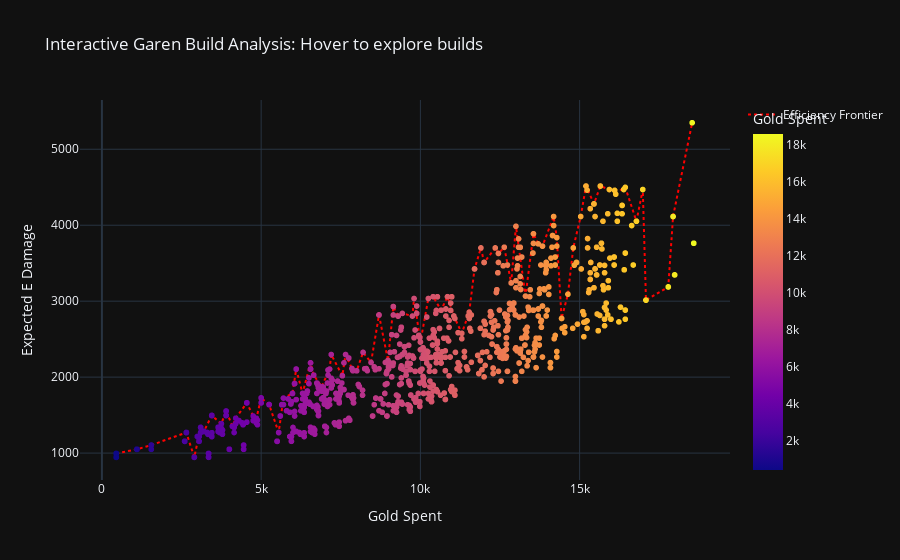

Notebook source saved alongside this figure:
### Code cell
import plotly.express as px

df_sim['build_display'] = df_sim['items'].str.replace("_", "<br>")

fig = px.scatter(
    df_sim, 
    x="gold", 
    y="e_near_damage",
    color="gold", # Color points by gold spent
    hover_name="e_near_damage", # Title of the tooltip
    hover_data={
        "gold": ":.0f",        # Show gold with 0 decimals
        "e_near_damage": ":.2f",    # Show damage with 2 decimals
        "build_display": True, # Show the item names
        "items": False         # Hide the ugly underscore version
    },
    labels={
        "gold": "Gold Spent",
        "e_near_damage": "Expected E Damage",
        "build_display": "Items"
    },
    title="Interactive Garen Build Analysis: Hover to explore builds",
    template="plotly_dark"
)

# This helps see the optimal path visually
frontier = df_sim.loc[df_sim.groupby(df_sim['gold'] // 200 * 200)['e_near_damage'].idxmax()].sort_values('gold')
fig.add_scatter(
    x=frontier['gold'], 
    y=frontier['e_near_damage'], 
    mode='lines', 
    name='Efficiency Frontier',
    line=dict(color='red', width=2, dash='dot'),
    hoverinfo='skip'
)

fig.show()

### Figure 1 — Plotly figure (JSON) as saved in the notebook; plotly's stock layout.template omitted (floating-point values rounded to 4 significant figures; data arrays with more than 128 entries replaced by an {"elided": "..."} marker saying what was removed)
{"data": [{"customdata": {"elided": "1585x2 str values"}, "hovertemplate": "<b>%{hovertext}</b><br><br>Gold Spent=%{marker.color:.0f}<br>Expected E Damage=%{y:.2f}<br>Items=%{customdata[0]}<extra></extra>", "hovertext": {"elided": "1585 float values"}, "legendgroup": "", "marker": {"color": {"elided": "1585 int values"}, "coloraxis": "coloraxis", "symbol": "circle"}, "mode": "markers", "name": "", "showlegend": false, "type": "scattergl", "x": {"elided": "1585 int values"}, "xaxis": "x", "y": {"elided": "1585 float values"}, "yaxis": "y"}, {"hoverinfo": "skip", "line": {"color": "red", "dash": "dot", "width": 2}, "mode": "lines", "name": "Efficiency Frontier", "type": "scatter", "x": [450, 1100, 1550, 2650, 2900, 3100, 3200, 3450, 3750, 3900, 4100, 4200, 4550, 4750, 4850, 5000, 5250, 5550, 5700, 5983, 6100, 6300, 6550, 6650, 6900, 7150, 7200, 7550, 7650, 7850, 8000, 8200, 8450, 8700, 8983, 9150, 9300, 9433, 9750, 9800, 10000, 10250, 10400, 10650, 10850, 11050, 11300, 11533, 11700, 11900, 12000, 12350, 12450, 12633, 12850, 13000, 13300, 13550, 13700, 13833, 14183, 14283, 14433, 14633, 14800, 15033, 15200, 15450, 15650, 15933, 16100, 16383, 16433, 16783, 16983, 17083, 17783, 17933, 18533], "y": [994.7, 1050.0, 1105.0, 1271.0, 945.2, 1337.0, 1285.0, 1495.0, 1386.0, 1553.0, 1353.0, 1459.0, 1661.0, 1488.0, 1458.0, 1726.0, 1638.0, 1271.0, 1724.0, 1785.0, 2106.0, 1786.0, 2188.0, 2026.0, 1875.0, 2106.0, 2297.0, 2018.0, 2297.0, 2113.0, 2083.0, 2326.0, 2193.0, 2818.0, 2218.0, 2928.0, 2804.0, 2839.0, 2804.0, 3035.0, 2462.0, 3035.0, 3059.0, 2881.0, 3059.0, 2805.0, 2577.0, 2855.0, 3424.0, 3701.0, 3509.0, 3701.0, 3628.0, 3710.0, 3240.0, 3986.0, 3067.0, 3887.0, 3754.0, 3725.0, 4114.0, 3837.0, 2772.0, 3091.0, 3701.0, 4114.0, 4516.0, 4280.0, 4516.0, 4470.0, 4459.0, 4470.0, 4499.0, 4052.0, 4470.0, 3014.0, 3187.0, 4114.0, 5349.0]}], "layout": {"coloraxis": {"colorbar": {"title": {"text": "Gold Spent"}}, "colorscale": [[0, "#0d0887"], [0.1111, "#46039f"], [0.2222, "#7201a8"], [0.3333, "#9c179e"], [0.4444, "#bd3786"], [0.5556, "#d8576b"], [0.6667, "#ed7953"], [0.7778, "#fb9f3a"], [0.8889, "#fdca26"], [1, "#f0f921"]]}, "legend": {"tracegroupgap": 0}, "title": {"text": "Interactive Garen Build Analysis: Hover to explore builds"}, "xaxis": {"anchor": "y", "domain": [0, 1], "title": {"text": "Gold Spent"}}, "yaxis": {"anchor": "x", "domain": [0, 1], "title": {"text": "Expected E Damage"}}}}
